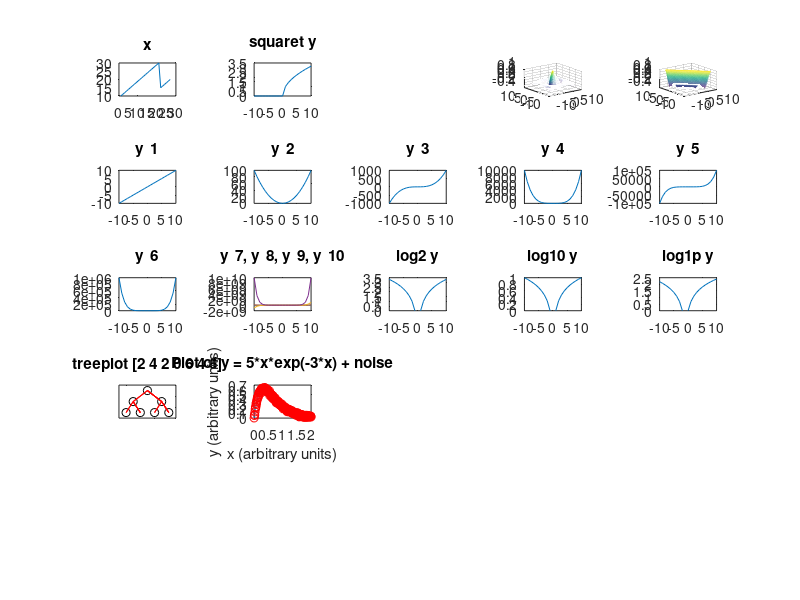

The MATLAB script that drew this image:
a = [1,2,3,4,5];
b = a * 5;
c = b + a;
c++;
c++;
++c;

x = [10:30, 15:20, 20:1, 50:2];
y = -10:10;

subplot (551);
  plot (x);
  title ('x');
subplot (552);
  plot (y, sqrt(y));
  title ('squaret y');
  
subplot (554);
tx = ty = linspace (-8, 8, 300);
[xx, yy] = meshgrid (tx, ty);
r = sqrt (xx .^ 2 + yy .^ 2) + eps;
tz = sin (r) ./ r;
mesh (tx, ty, tz);

subplot (555);
tx = ty = linspace (-8, 8, 300);
[xx, yy] = meshgrid (tx, ty);
r = xx + yy;
tz = sin (r) ./ r;
mesh (tx, ty, tz);

subplot (556);
  plot (y, power(y, 1));
  title ('y ^ 1');
subplot (557);
  plot (y, power(y, 2));
  title ('y ^ 2');
subplot (558);
  plot (y, power(y, 3));
  title ('y ^ 3');  
subplot (559);
  plot (y, power(y, 4));
  title ('y ^ 4');
subplot (5,5,10);
  plot (y, power(y, 5));
  title ('y ^ 5');
subplot (5,5,11);
  plot (y, power(y, 6));
  title ('y ^ 6');  
subplot (5,5,12);
  plot (y, power(y, 7), y, power(y, 8), y, power(y, 9), y, power(y, 10));
  title ('y ^ 7, y ^ 8, y ^ 9, y ^ 10');  
  
subplot (5,5,13);
  plot (y, log2(y));
  title ('log2 y');
subplot (5,5,14);
  plot (y, log10(y));
  title ('log10 y');  
subplot (5,5,15);
  plot (y, log1p(y));
  title ('log1p y');    
  
subplot (5,5,16);
  treeplot ([2 4 2 0 6 4 6]);
  title ('treeplot [2 4 2 0 6 4 6]');   
  
subplot (5,5,17);
x = 0:0.01:2;                 %  generate the x-vector
	y = 5*x.*exp(-3*x);           %  and the "true" function, y
	yn = y + 0.02*randn(size(x)); %  Create a noisy version of y
	plot(x,y,'-',x,yn,'ro');      %  Plot the true and the noisy

	xlabel('x (arbitrary units)');       %  add axis labels and plot title
	ylabel('y (arbitrary units)');
	title('Plot of y = 5*x*exp(-3*x) + noise');
 
#subplot (5,5,17);
#  plotmatrix (randn (100, 3), 'g+')
#  title ('treeplot [2 4 2 0 6 4 6]');  
 
